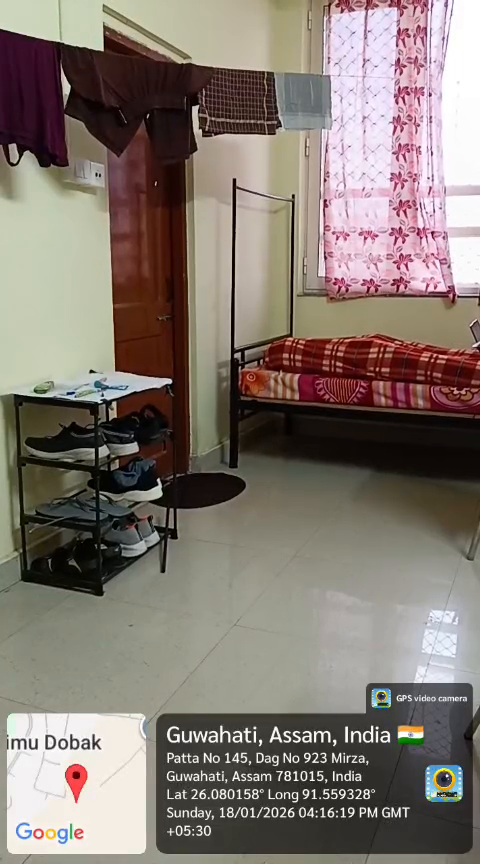
#> input picture frame 9 of app/road_video_with_gps.mp4, 480 x 864 px
$ python ocr_test.py
#> lines starting #> are read from the running program, lines starting #| are printed output that depends on the picture
import cv2
import pytesseract
import os

# 🔧 Windows: tell pytesseract where tesseract.exe is
pytesseract.pytesseract.tesseract_cmd = r"C:\Program Files\Tesseract-OCR\tesseract.exe"

VIDEO_PATH = "road_video_with_gps.mp4"   # 👈 change if needed
EVERY_N_SECONDS = 1                      # try 1 first, then 2 or 3
SAVE_DEBUG_FRAMES = True                 # saves cropped GPS region


def ocr_from_video(video_path):
#> called with video_path = 'road_video_with_gps.mp4'
    cap = cv2.VideoCapture(video_path)
    fps = cap.get(cv2.CAP_PROP_FPS)

    if fps == 0:
        raise RuntimeError("❌ Could not read video FPS")

    interval = int(fps * EVERY_N_SECONDS)
    frame_count = 0
    extracted = 0

    os.makedirs("ocr_debug", exist_ok=True)

    while True:
        ret, frame = cap.read()
#> frame is the input picture: shape (864, 480, 3); mean B, G, R 113.5, 121.2, 131.8
        if not ret:
            break

        if frame_count % interval == 0:
            h, w, _ = frame.shape
#> h = 864; w = 480

            # ✅ Crop bottom 25% (adjust if needed)
            gps_crop = frame[int(h * 0.75):h, 0:w]
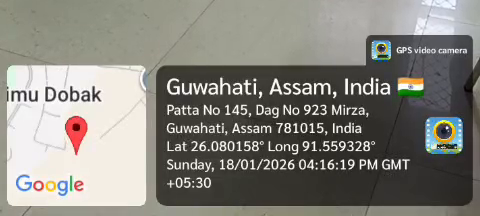
#> gps_crop: shape (216, 480, 3); mean B, G, R 125.4, 132.4, 134

            # OCR with whitelist (VERY IMPORTANT)
#> (the run stopped early here; a loop or call above may not have finished)

$ run again, starting later in the video
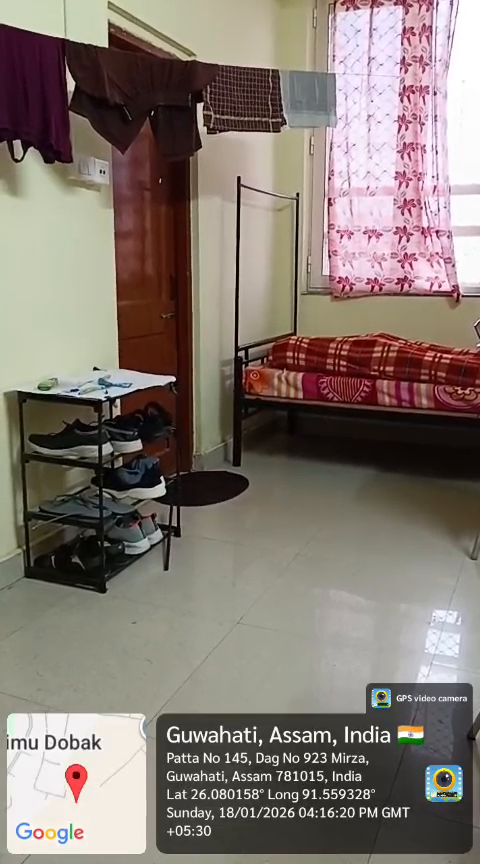
#> input picture frame 44 of app/road_video_with_gps.mp4, 480 x 864 px
#> in ocr_from_video, frame is the input picture: shape (864, 480, 3); mean B, G, R 114, 121.6, 132.5
#> in ocr_from_video, `gps_crop = frame[int(h * 0.75):h, 0:w]`:
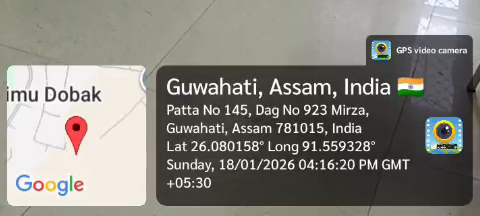
#> gps_crop: shape (216, 480, 3); mean B, G, R 125.8, 132.7, 134.5

$ run again, starting later in the video
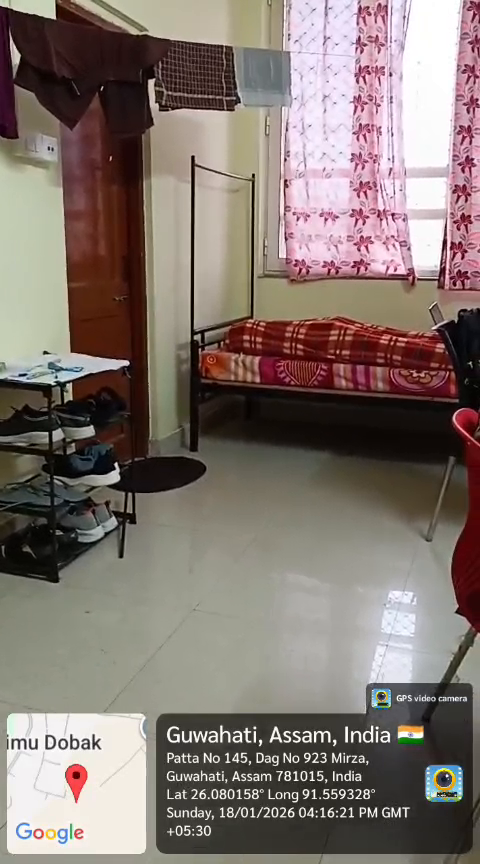
#> input picture frame 78 of app/road_video_with_gps.mp4, 480 x 864 px
#> in ocr_from_video, frame is the input picture: shape (864, 480, 3); mean B, G, R 112.1, 118.1, 130.7
#> in ocr_from_video, `gps_crop = frame[int(h * 0.75):h, 0:w]`:
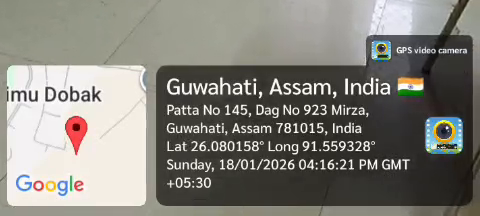
#> gps_crop: shape (216, 480, 3); mean B, G, R 123.5, 130.6, 132.4
